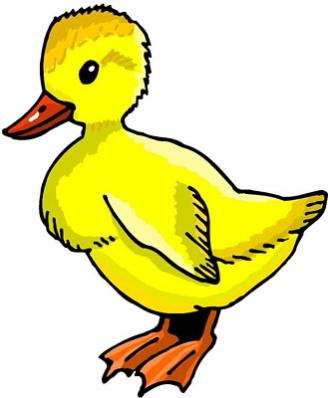
#> input picture img/duck.jpg, 328 x 398 px
$ python greyscale.py
#> lines starting #> are read from the running program, lines starting #| are printed output that depends on the picture
from PIL import Image
duck=Image.open("img/duck.jpg")
#> duck is the input picture: PIL image 328x398 RGB; mean R, G, B 231.5, 225.5, 160
duck=duck.convert("RGB")
pixels=duck.load()
width, height=duck.size
#> width = 328; height = 398
for j in range(height):
    for i in range(width):
        pixels[i,j]=tuple(sum(pixels[i,j])//len(pixels[i,j]) for z in range(3))
duck.save("output.jpg")
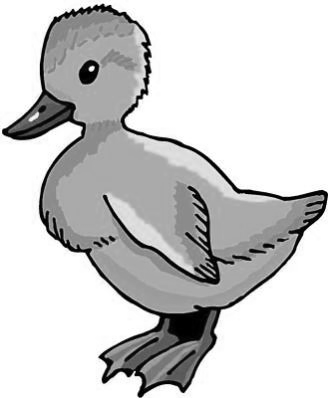
#> saved as output.jpg: PIL image 328x398 RGB; min 0, max 255, mean 205.5
duck.show()
